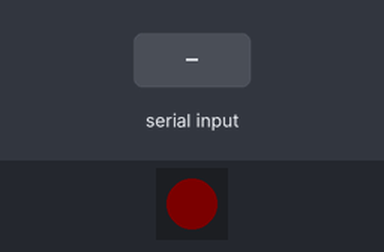
Recording of a program running on a simulated ESP32 board running CircuitPython. Parts: 1 RGB LEDs in strip order, left to right. The test bench sets the inputs (shaded band). Dim RGB values are drawn brighter than linear; what the program prints to the serial console is not drawn.

Above: at 1.2 s.
1.3 s: "0\n" received over the second serial link
Timing chart, 0 to 4.3 s (numbered marks = the images above; inputs shaded):
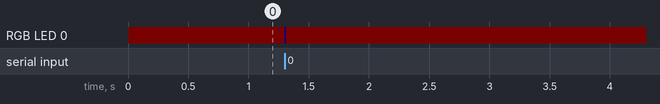

The program:

radar_diagnostic.py
```python
# Quick Radar Diagnostic for HLK-LD2450
# Copy this to F:\code.py to test radar connectivity

import board
import busio
import time
import neopixel

# Initialize hardware
uart = busio.UART(board.IO43, board.IO44, baudrate=256000, receiver_buffer_size=4096, timeout=0)
pixel = neopixel.NeoPixel(board.NEOPIXEL, 1, brightness=0.3)

print("=" * 50)
print("HLK-LD2450 Radar Diagnostic")
print("=" * 50)
print("Testing UART on pins:")
print("  TX (ESP32) -> IO44 -> RX (Radar)")
print("  RX (ESP32) -> IO43 <- TX (Radar)")
print("  Baudrate: 256000")
print("=" * 50)

byte_count = 0
frame_count = 0
last_report = time.monotonic()
buffer = bytearray()

print("\nWaiting for data...")
print("(Wave hand in front of radar)\n")

while True:
    # Read any available data
    if uart.in_waiting:
        data = uart.read(uart.in_waiting)
        byte_count += len(data)
        buffer.extend(data)
        pixel.fill((0, 0, 50))  # Blue flash when data received

        # Look for valid frames
        while len(buffer) >= 30:
            try:
                idx = buffer.index(b'\xAA\xFF')
            except ValueError:
                buffer = bytearray()
                break

            if idx > 0:
                buffer = buffer[idx:]

            if len(buffer) < 30:
                break

            frame = buffer[0:30]
            buffer = buffer[30:]

            # Check frame validity
            if frame[2] == 0x03 and frame[3] == 0x00 and frame[28] == 0x55 and frame[29] == 0xCC:
                frame_count += 1
                pixel.fill((0, 50, 0))  # Green when valid frame

                # Parse targets
                for i, offset in enumerate([4, 12, 20]):
                    x = frame[offset] | (frame[offset+1] << 8)
                    y = frame[offset+2] | (frame[offset+3] << 8)
                    if x >= 32768: x -= 65536
                    if y >= 32768: y -= 65536

                    if x != 0 or y != 0:
                        import math
                        dist = math.sqrt(x*x + y*y)
                        print(f"✓ Target {i+1}: {dist/1000:.2f}m  X:{x:5d} Y:{y:5d}")
            else:
                print(f"✗ Invalid frame: {frame[0:4].hex()} ... {frame[28:30].hex()}")
    else:
        pixel.fill((10, 0, 0))  # Red when no data

    # Report status every 2 seconds
    now = time.monotonic()
    if now - last_report > 2.0:
        print(f"\n--- Status (elapsed: {int(now)}s) ---")
        print(f"Bytes received: {byte_count}")
        print(f"Valid frames: {frame_count}")
        print(f"Rate: {byte_count/2:.1f} bytes/sec")

        if byte_count == 0:
            print("⚠ WARNING: NO DATA RECEIVED!")
            print("Check connections:")
            print("  • Radar TX -> ESP32 GPIO43 (IO43)")
            print("  • Radar RX -> ESP32 GPIO44 (IO44)")
            print("  • Radar VCC -> 5V")
            print("  • Radar GND -> GND")
        elif frame_count == 0:
            print("⚠ WARNING: Receiving bytes but no valid frames!")
            print("  • Baudrate might be wrong")
            print("  • Radar might not be powered properly")
        else:
            print("✓ Radar working correctly!")

        print()
        last_report = now
        byte_count = 0
        frame_count = 0

    time.sleep(0.01)
```

Measured:
- after the input at 1.3 s, RGB LED 0: RGB(3, 0, 0) → RGB(0, 0, 15) at once, → RGB(3, 0, 0) 0.01 s later
